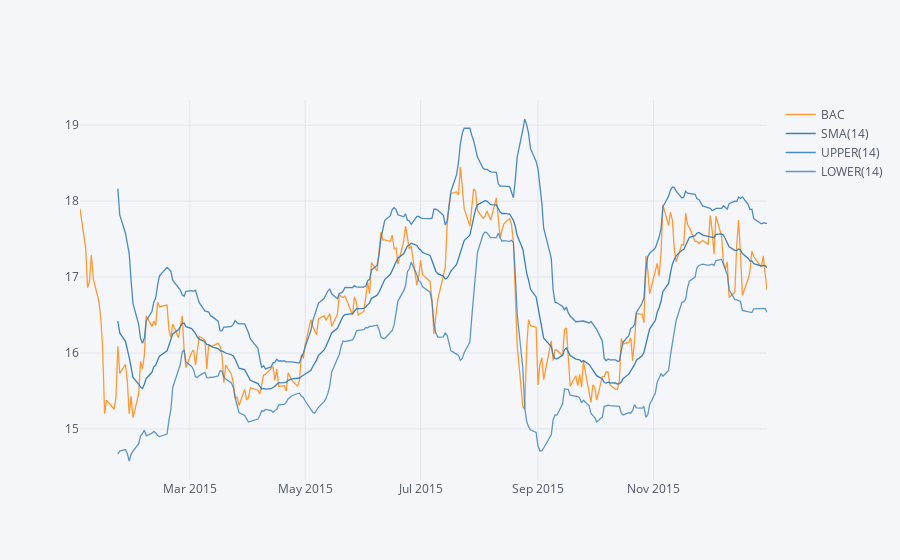

Here is the notebook cell this chart was saved with:
### Markdown cell above
**Use .ta_plot(study='boll') to create a Bollinger Band Plot for Bank of America for the year 2015.**

### Code cell
close[returns.index.year==2015]['BAC'].ta_plot(study='boll')

### Figure 1 — Plotly figure (JSON) as saved in the notebook; plotly's stock layout.template omitted (floating-point values rounded to 4 significant figures; data arrays with more than 128 entries replaced by an {"elided": "..."} marker saying what was removed)
{"data": [{"line": {"color": "rgba(255, 153, 51, 1.0)", "dash": "solid", "shape": "linear", "width": 1.3}, "mode": "lines", "name": "BAC", "text": "", "type": "scatter", "x": {"elided": "252 str values"}, "y": {"elided": "252 float values"}}, {"line": {"color": "rgba(55, 128, 191, 1.0)", "dash": "solid", "shape": "linear", "width": 1.3}, "mode": "lines", "name": "SMA(14)", "text": "", "type": "scatter", "x": {"elided": "252 str values"}, "y": {"elided": "252 mixed values"}}, {"line": {"color": "rgba(55, 128, 191, 0.8999999999999999)", "dash": "solid", "shape": "linear", "width": 1.3}, "mode": "lines", "name": "UPPER(14)", "text": "", "type": "scatter", "x": {"elided": "252 str values"}, "y": {"elided": "252 mixed values"}}, {"line": {"color": "rgba(55, 128, 191, 0.7999999999999998)", "dash": "solid", "shape": "linear", "width": 1.3}, "mode": "lines", "name": "LOWER(14)", "text": "", "type": "scatter", "x": {"elided": "252 str values"}, "y": {"elided": "252 mixed values"}}], "layout": {"legend": {"bgcolor": "#F5F6F9", "font": {"color": "#4D5663"}}, "paper_bgcolor": "#F5F6F9", "plot_bgcolor": "#F5F6F9", "title": {"font": {"color": "#4D5663"}}, "xaxis": {"gridcolor": "#E1E5ED", "showgrid": true, "tickfont": {"color": "#4D5663"}, "title": {"font": {"color": "#4D5663"}, "text": ""}, "zerolinecolor": "#E1E5ED"}, "yaxis": {"gridcolor": "#E1E5ED", "showgrid": true, "tickfont": {"color": "#4D5663"}, "title": {"font": {"color": "#4D5663"}, "text": ""}, "zerolinecolor": "#E1E5ED"}}}
